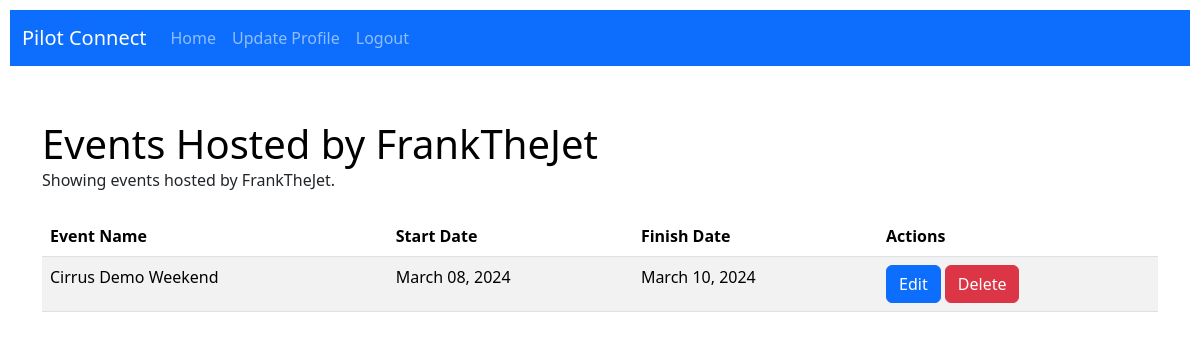
/user-hosted-events/ (signed in), run on the app's committed database.
### connections/models.py (models this page shows, shortened)
class PilotEvent(models.Model):
    event_name = models.CharField(max_length=500)
    event_start_date = models.DateField()
    event_finish_date = models.DateField()
    host_airport = models.ForeignKey(AirportData, on_delete=models.CASCADE, blank=True, null=True, related_name='host_airport_events')
    second_airport = models.ForeignKey(AirportData, on_delete=models.CASCADE, blank=True, null=True, related_name='second_airport_events')
    third_airport = models.ForeignKey(AirportData, on_delete=models.CASCADE, blank=True, null=True, related_name='third_airport_events')
    host_name = models.ForeignKey(User, on_delete=models.CASCADE)  # ForeignKey to User
    event_description = models.TextField()

### connections/views.py (the view)
# urls.py: path('user-hosted-events/', views.user_hosted_events, name='user_hosted_events'),
@login_required
def user_hosted_events(request):
    user = request.user
    hosted_events = PilotEvent.objects.filter(host_name=user, event_finish_date__gte='2024-01-15')
    return render(request, 'connections/user_hosted_events.html', {'user': user, 'hosted_events': hosted_events})

### connections/templates/connections/user_hosted_events.html (shortened to what this page needs)
{% extends 'connections/base.html' %}
{% block content %}
  <div class="container mt-4">
    <h1 style="color: black;">Events Hosted by {{ user.username }}</h1>
    <p>Showing events hosted by {{ user.username }}.</p>
    <table class="table table-striped mt-4">
      <thead>
        <tr>
          <th>Event Name</th>
          <th>Start Date</th>
          <th>Finish Date</th>
          <th>Actions</th>
        </tr>
      </thead>
      <tbody>
        {% for event in hosted_events %}
          <tr>
            <td>{{ event.event_name }}</td>
            <td>{{ event.event_start_date|date:"F d, Y" }}</td>
            <td>{{ event.event_finish_date|date:"F d, Y" }}</td>
            <td>
              <a href="{% url 'edit_pilot_event' event.id %}" class="btn btn-primary">Edit</a>
              <a href="#" class="btn btn-danger" onclick="confirmDelete('{{ event.event_name }}', '{% url 'delete_pilot_event' event.id %}')">Delete</a>
            </td>
          </tr>
        {% endfor %}
      </tbody>
    </table>
  </div>
{% endblock %}

### connections/templates/connections/base.html (style rules this page uses)
body { margin: 0; padding: 0; display: flex; flex-direction: column; min-height: 100vh; }
h1 { margin: 0; color: white; }

### data on the page
PilotEvent: event_name "Cirrus Demo Weekend", event_start_date "March 08, 2024", event_finish_date "March 10, 2024"

### other printed values
{{ user.username }} "FrankTheJet"
